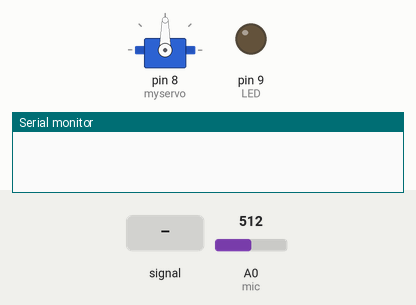
The sketch below on a simulated Arduino Uno, built with avr-gcc and run on an emulated ATmega328P. Shown: servo, output pins drawn as LEDs (lit = HIGH), the last lines printed to the serial monitor. The test bench sets the inputs (shaded band); at power-on: A0 (mic) = 512.

Above: at 1.2 s.
1.3 s: A0 (mic) fed a 200 Hz sine of ±255 counts around its level
At 1.5 s:
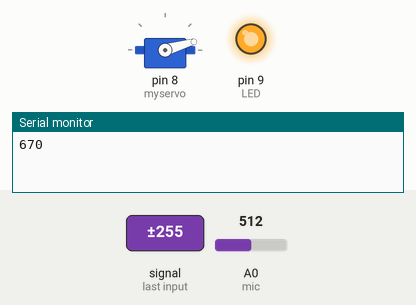
4.3 s: A0 (mic) set to 716
At 4.58 s:
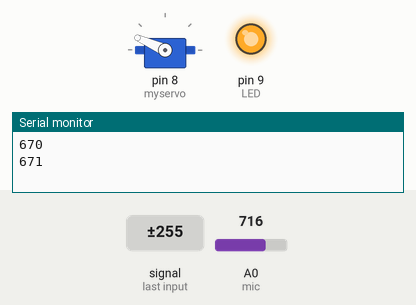
7.3 s: A0 (mic) fed a 2 Hz sine of ±306 counts around its level
At 9.92 s:
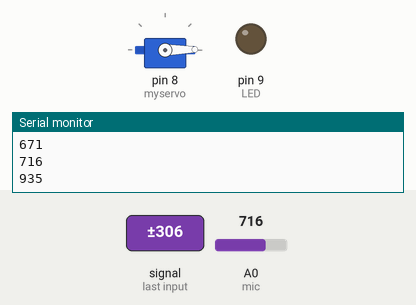
10.3 s: A0 (mic) set to 675
13.3 s: A0 (mic) set to 651
At 13.58 s:
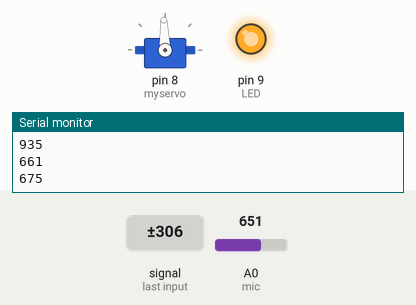
15.7 s: A0 (mic) fed a 1000 Hz sine of ±255 counts around its level
At 16.2 s:
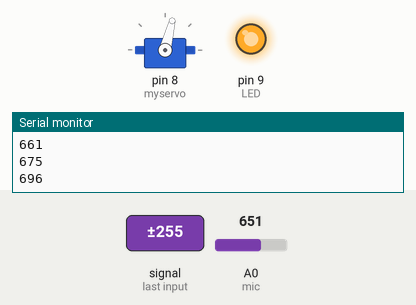
Timing chart, 0 to 19.7 s (numbered marks = the images above; inputs shaded):
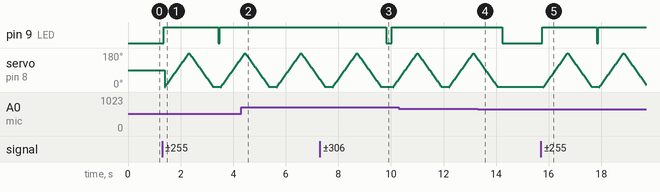

Measured:
- the behaviour switches between 661 and 660 on A0 (mic) (found by bisection; images 3 and 4)
- after the input at 1.3 s, pin 9 (LED): LOW → HIGH after 0.05 s, → LOW 2.1 s later, → HIGH 0.05 s later
- after the input at 4.3 s, pin 9 (LED): stays HIGH (without the input it goes to LOW after 1.3 s)
- after the input at 7.3 s, pin 9 (LED): HIGH → LOW after 2.5 s, → HIGH 0.22 s later
- after the input at 13.3 s, pin 9 (LED): HIGH → LOW after 0.94 s; servo on pin 8 (myservo): goes on until 14.0 s, then stays 1°

The sketch:

led_turns_on_and_servo_rotates_with_enough_noise.ino
```cpp
//SERVO ACTIVATED BY SOUND - ARDUINO UNO VERSION//

#include <Servo.h> // include Servo.h library

Servo myservo;  // creates servo object which I gave "myservo" name
int pos = 0; //create position variable

int mic = A0;    //Microphone Sensor Pin
int LED = 9;
int sensorValue = 0;


void setup() {
 pinMode(LED, OUTPUT);
 myservo.attach(8);
Serial.begin(9600);
}

void loop() {
 // read the value from the sensor:
 sensorValue = analogRead(mic);

if (sensorValue > 660){
  Serial.println(sensorValue);
  delay(50);

  digitalWrite(LED,HIGH);
  delay(50);

  for(pos = 0; pos < 180; pos += 1)  // imposta un ciclo con valori che vanno da 0 a 180, sarano i gradi di spostamento del nostro servo
  {
    myservo.write(pos);              // con il metodo write() passi all’oggetto myservo la posizione che deve raggiungere,
                                     // il servo si sposterà gradualmente dalla sua posizione 0° alla posizione 180°
    delay(5);                       // imposta un ritardo di 15 millesimi di secondo per ogni ciclo del for.
                                     // Più sarà alto il ritardo più il servo sarà lento.
  }
  for(pos = 180; pos>=1; pos-=1)     // In questo caso imposta un ciclo con valori che vanno da 180 a 0
  {
    myservo.write(pos);
    delay(5);
  }
  delay(200);
}


 else {
   digitalWrite(LED, LOW);
}
}
```
